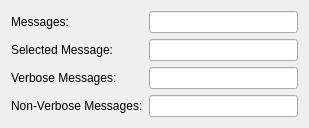
<?xml version="1.0" encoding="UTF-8"?>
<ui version="4.0">
 <class>Form</class>
 <widget class="QWidget" name="Form">
  <property name="geometry">
   <rect>
    <x>0</x>
    <y>0</y>
    <width>309</width>
    <height>119</height>
   </rect>
  </property>
  <property name="windowTitle">
   <string>Form</string>
  </property>
  <layout class="QGridLayout" name="gridLayout">
   <item row="0" column="0">
    <widget class="QLabel" name="label">
     <property name="text">
      <string>Messages:</string>
     </property>
    </widget>
   </item>
   <item row="0" column="1">
    <widget class="QLineEdit" name="lineEditMessages"/>
   </item>
   <item row="1" column="0">
    <widget class="QLabel" name="label_2">
     <property name="text">
      <string>Selected Message:</string>
     </property>
    </widget>
   </item>
   <item row="1" column="1">
    <widget class="QLineEdit" name="lineEditSelectedMessage"/>
   </item>
   <item row="2" column="0">
    <widget class="QLabel" name="label_3">
     <property name="text">
      <string>Verbose Messages:</string>
     </property>
    </widget>
   </item>
   <item row="2" column="1">
    <widget class="QLineEdit" name="lineEditVerboseMessages"/>
   </item>
   <item row="3" column="0">
    <widget class="QLabel" name="label_4">
     <property name="text">
      <string>Non-Verbose Messages:</string>
     </property>
    </widget>
   </item>
   <item row="3" column="1">
    <widget class="QLineEdit" name="lineEditNonVerboseMessages"/>
   </item>
  </layout>
 </widget>
 <resources/>
 <connections/>
</ui>
